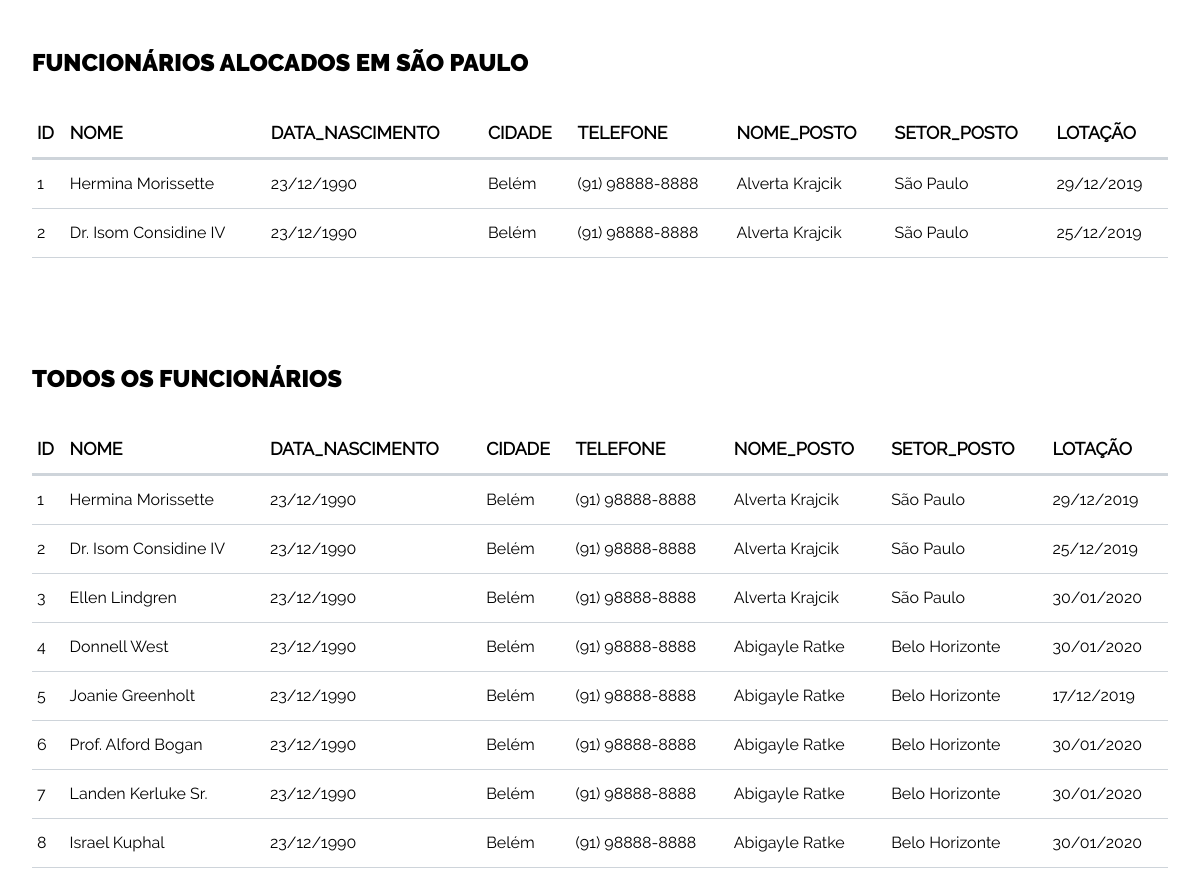
Before: / with the older database file.
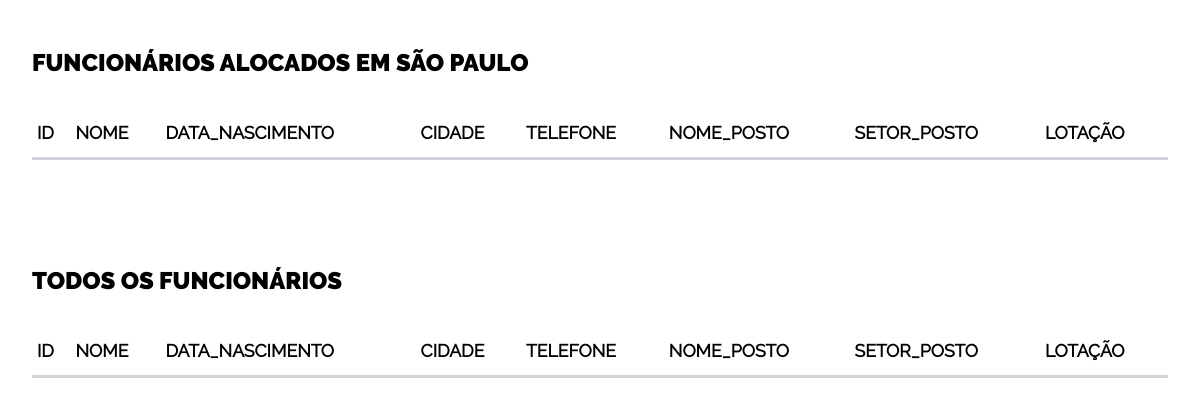
After: the same page with the newer database file.
### tables this page shows
CREATE TABLE IF NOT EXISTS `lotacao` (
  `id` int(11) NOT NULL AUTO_INCREMENT,
  `funcionarios_id` int(11) NOT NULL,
  `postos_de_trabalho_id` int(11) NOT NULL,
  `tempo_de_alocacao` timestamp NULL DEFAULT CURRENT_TIMESTAMP,
  `validade_de_alocacao` timestamp NULL DEFAULT CURRENT_TIMESTAMP,
  PRIMARY KEY (`id`),
  UNIQUE KEY `id` (`id`),
  KEY `funcionarios_id` (`funcionarios_id`),
  KEY `postos_de_trabalho_id` (`postos_de_trabalho_id`)
);

CREATE TABLE IF NOT EXISTS `funcionarios` (
  `id` int(11) NOT NULL AUTO_INCREMENT,
  `nome` varchar(255) NOT NULL,
  `data_nascimento` varchar(10) NOT NULL,
  `cidade` varchar(255) NOT NULL,
  `telefone` varchar(15) NOT NULL,
  PRIMARY KEY (`id`)
);

CREATE TABLE IF NOT EXISTS `postos_de_trabalho` (
  `id` int(11) NOT NULL AUTO_INCREMENT,
  `setor` varchar(255) NOT NULL,
  `nome` varchar(255) NOT NULL,
  PRIMARY KEY (`id`)
);

### public/index.php (called while the page is built, shortened)
<?php
$db = new App\Factory\CRUD;
require __DIR__.'/../resources/views/home.php';

### app/Factory/Database.php (called while the page is built, shortened)
<?php
class Database {
    private $hostname = 'localhost';
    private $port = 3306;
    private $dbname = 'polivalencia';
    private $username = 'root';
    private $pwd = '';
    private $charset = 'utf8mb4';
    public function connect() {
        $options = [
            \PDO::ATTR_EMULATE_PREPARES => false,
            \PDO::MYSQL_ATTR_DIRECT_QUERY => false,
            \PDO::ATTR_DEFAULT_FETCH_MODE => \PDO::FETCH_ASSOC,
            \PDO::MYSQL_ATTR_INIT_COMMAND => "SET NAMES utf8"
        ];
        $dsn = "mysql:host=$this->hostname:$this->port;dbname=$this->dbname;$this->charset";
        try {
            $pdo = new \PDO($dsn, $this->username, $this->pwd, $options);
            $pdo->setAttribute(\PDO::ATTR_ERRMODE, \PDO::ERRMODE_EXCEPTION);
            return $pdo;
        } catch (\PDOException $e) {
            throw new \PDOException($e->getMessage(), (int) $e->getCode());
        }
    }
}

### app/Factory/CRUD.php (called while the page is built, shortened)
<?php
class CRUD extends Database {
    public function getSaoPaulo() {
        $result = $this->connect()->query(
                'SELECT f.nome, f.data_nascimento, f.cidade, f.telefone, f.id, pt.nome as posto_nome, pt.setor, l.tempo_de_alocacao,  l.funcionarios_id, l.postos_de_trabalho_id FROM funcionarios f INNER JOIN lotacao l ON f.id = l.funcionarios_id INNER JOIN postos_de_trabalho pt ON pt.id = l.postos_de_trabalho_id WHERE l.postos_de_trabalho_id = 1 AND l.tempo_de_alocacao < date_sub(now(), interval 1 month)'
        );
        $employee = [];
        $count = 0;
        while ($linha = $result->fetch(\PDO::FETCH_ASSOC)) {
            $workstation = new Workstation($linha['posto_nome'], $linha['setor']);
            $lotation = new Lotation($linha['funcionarios_id'], $linha['postos_de_trabalho_id'], $linha['tempo_de_alocacao']);
            $employee[$count] = new Employee($linha['id'], $linha['nome'], $linha['data_nascimento'], $linha['cidade'], $linha['telefone'], $workstation, $lotation);
            $count++;
        }
        return $employee;
    }
    public function getAll() {
        $result = $this->connect()->query(
                'SELECT f.nome, f.data_nascimento, f.cidade, f.telefone, f.id, pt.nome as posto_nome, pt.setor, l.tempo_de_alocacao,  l.funcionarios_id, l.postos_de_trabalho_id ' .
                'FROM funcionarios f ' .
                'INNER JOIN lotacao l ON f.id = l.funcionarios_id ' .
                'INNER JOIN postos_de_trabalho pt ON pt.id = l.postos_de_trabalho_id');
        $employee = [];
        $count = 0;
        while ($linha = $result->fetch(\PDO::FETCH_ASSOC)) {
            $workstation = new Workstation($linha['posto_nome'], $linha['setor']);
            $lotation = new Lotation($linha['funcionarios_id'], $linha['postos_de_trabalho_id'], $linha['tempo_de_alocacao']);
            $employee[$count] = new Employee($linha['id'], $linha['nome'], $linha['data_nascimento'], $linha['cidade'], $linha['telefone'], $workstation, $lotation);
            $count++;
        }
        return $employee;
    }
}

### app/Model/Employee.php (called while the page is built, shortened)
<?php
class Employee {
    private $id;
    private $nome;
    private $data_nascimento;
    private $cidade;
    private $telefone;
    private $workstation;
    private $lotation;
    function __construct($id, $nome, $data_nascimento, $cidade, $telefone, Workstation $workstation, Lotation $lotation) {
        $this->id = $id;
        $this->nome = $nome;
        $this->data_nascimento = $data_nascimento;
        $this->cidade = $cidade;
        $this->telefone = $telefone;
        $this->workstation = $workstation;
        $this->lotation = $lotation;
    }
    function getId() {
        return $this->id;
    }
    function getNome() {
        return $this->nome;
    }
    function getData_nascimento() {
        return $this->data_nascimento;
    }
    function getCidade() {
        return $this->cidade;
    }
    function getTelefone() {
        return $this->telefone;
    }
    function getWorkstation(): Workstation {
        return $this->workstation;
    }
    function getLotation(): Lotation {
        return $this->lotation;
    }
}

### app/Model/Workstation.php (called while the page is built, shortened)
<?php
class Workstation {
    private $nome;
    private $setor;
    function __construct($nome, $setor) {
        $this->nome = $nome;
        $this->setor = $setor;
    }
    function getNome() {
        return $this->nome;
    }
    function getSetor() {
        return $this->setor;
    }
}

### app/Model/Lotation.php (called while the page is built, shortened)
<?php
class Lotation {
    private $tempo_de_alocacao;
    function __construct($funcionario_id, $posto_de_trabalho_id, $tempo_de_alocacao) {
        $this->tempo_de_alocacao = $tempo_de_alocacao;
    }
    function getTempo_de_alocacao() {
        return $this->tempo_de_alocacao;
    }
}

### resources/views/home.php (the view, shortened to what this page needs)
<!doctype html>
<html lang="pt-br">
    <head>
        <link rel="stylesheet" href="/css/boot.css">
        <link rel="stylesheet" href="/css/style.css">
    </head>
    <body>
        <section class="row section-padding lotation">
            <div class="wrap-g">
                <h1>FUNCIONÁRIOS ALOCADOS EM SÃO PAULO</h1>
                <table class="table">
                    <thead>
                        <tr>
                            <th>ID</th>
                            <th>NOME</th>
                            <th>DATA_NASCIMENTO</th>
                            <th>CIDADE</th>
                            <th>TELEFONE</th>
                            <th>NOME_POSTO</th>
                            <th>SETOR_POSTO</th>
                            <th>LOTAÇÃO</th>
                        </tr>
                    </thead>
                    <tbody>
                        <?php foreach ($db->getSaoPaulo() as $employee): ?>
                            <tr>
                                <td><?= $employee->getId() ?></td>
                                <td><?= $employee->getNome() ?></td>
                                <td><?= $employee->getData_nascimento() ?></td>
                                <td><?= $employee->getCidade() ?></td>
                                <td><?= $employee->getTelefone() ?></td>
                                <td><?= $employee->getWorkstation()->getNome() ?></td>
                                <td><?= $employee->getWorkstation()->getSetor() ?></td>
                                <td><?= Date('d/m/Y', strtotime($employee->getLotation()->getTempo_de_alocacao())) ?></td>
                            </tr>
                        <?php endforeach ?>
                    </tbody>
                </table>
            </div>
        </section>
        <section class="row section-padding lotation">
            <div class="wrap-g">
                <h1>TODOS OS FUNCIONÁRIOS</h1>
                <table class="table">
                    <thead>
                        <tr>
                            <th>ID</th>
                            <th>NOME</th>
                            <th>DATA_NASCIMENTO</th>
                            <th>CIDADE</th>
                            <th>TELEFONE</th>
                            <th>NOME_POSTO</th>
                            <th>SETOR_POSTO</th>
                            <th>LOTAÇÃO</th>
                        </tr>
                    </thead>
                    <tbody>
                        <?php foreach ($db->getAll() as $employee): ?>
                            <tr>
                                <td><?= $employee->getId() ?></td>
                                <td><?= $employee->getNome() ?></td>
                                <td><?= $employee->getData_nascimento() ?></td>
                                <td><?= $employee->getCidade() ?></td>
                                <td><?= $employee->getTelefone() ?></td>
                                <td><?= $employee->getWorkstation()->getNome() ?></td>
                                <td><?= $employee->getWorkstation()->getSetor() ?></td>
                                <td><?= Date('d/m/Y', strtotime($employee->getLotation()->getTempo_de_alocacao())) ?></td>
                            </tr>
                        <?php endforeach ?>
                    </tbody>
                </table>
            </div>
        </section>
    </body>
</html>

### public/css/boot.css (style rules this page uses)
* { padding: 0; margin: 0; text-decoration: none; outline: none; letter-spacing: 0; vertical-align: middle; font-family: 'Raleway-Regular', Arial, Helvetica, sans-serif; box-sizing: border-box; -webkit-box-sizing: border-box; -moz-box-sizing: border-box; -ms-box-sizing: border-box; -o-box-sizing: border-box; }
h1, h2, h3, h4, h5, h6 { font-family: 'Raleway-Black', arial, sans-serif; }
table { width: 100%; height: auto; display: table; border-collapse: collapse; border-spacing: 0; margin-bottom: 10px; }
table td, table th { line-height: 3rem; padding: 0 5px; text-align: left; border-bottom: 1px solid #ced4da; }
table thead { border-bottom: 3px solid #ced4da; }
table th { font-weight: bold; font-size: 1.1rem; text-transform: capitalize; }
.wrap-g, .wrap-m, .wrap-s { width: 90%; margin: 0 5%; display: table; }
.row { width: 100%; height: auto; display: table; justify-content: space-between; max-width: 100%; }
@media screen and ( min-width: 1200px) { .wrap-g { width: calc(100% - 4rem); margin: 0 2rem; } }

### public/css/style.css (style rules this page uses)
.section-padding { padding: 3rem 0; }
.lotation h1 { margin-bottom: 2rem; }
.lotation { max-width: 100%; }
.lotation .wrap-g { max-width: 100%; overflow-x: auto; }
@media screen and ( min-width: 1200px) { .lotation .wrap-g { margin: 0 2rem; } }

Changed rows visible on the page:
removed lotacao: postos_de_trabalho "1", funcionarios.nome "Hermina Morissette", funcionarios.data_nascimento "23/12/1990", funcionarios.cidade "Belém", funcionarios.telefone "(91) 98888-8888", postos_de_trabalho.nome "Alverta Krajcik", postos_de_trabalho.setor "São Paulo", tempo_de_alocacao "29/12/2019"
removed lotacao: funcionarios "2", funcionarios.nome "Dr. Isom Considine IV", funcionarios.data_nascimento "23/12/1990", funcionarios.cidade "Belém", funcionarios.telefone "(91) 98888-8888", postos_de_trabalho.nome "Alverta Krajcik", postos_de_trabalho.setor "São Paulo", tempo_de_alocacao "25/12/2019"
removed lotacao: funcionarios "3", funcionarios.nome "Ellen Lindgren", funcionarios.data_nascimento "23/12/1990", funcionarios.cidade "Belém", funcionarios.telefone "(91) 98888-8888", postos_de_trabalho.nome "Alverta Krajcik", postos_de_trabalho.setor "São Paulo", tempo_de_alocacao "30/01/2020", shown under "TODOS OS FUNCIONÁRIOS"
removed lotacao: funcionarios "4", funcionarios.nome "Donnell West", funcionarios.data_nascimento "23/12/1990", funcionarios.cidade "Belém", funcionarios.telefone "(91) 98888-8888", postos_de_trabalho.nome "Abigayle Ratke", postos_de_trabalho.setor "Belo Horizonte", tempo_de_alocacao "30/01/2020", shown under "TODOS OS FUNCIONÁRIOS"
removed lotacao: funcionarios "5", funcionarios.nome "Joanie Greenholt", funcionarios.data_nascimento "23/12/1990", funcionarios.cidade "Belém", funcionarios.telefone "(91) 98888-8888", postos_de_trabalho.nome "Abigayle Ratke", postos_de_trabalho.setor "Belo Horizonte", tempo_de_alocacao "17/12/2019", shown under "TODOS OS FUNCIONÁRIOS"
removed lotacao: funcionarios "6", funcionarios.nome "Prof. Alford Bogan", funcionarios.data_nascimento "23/12/1990", funcionarios.cidade "Belém", funcionarios.telefone "(91) 98888-8888", postos_de_trabalho.nome "Abigayle Ratke", postos_de_trabalho.setor "Belo Horizonte", tempo_de_alocacao "30/01/2020", shown under "TODOS OS FUNCIONÁRIOS"
removed lotacao: funcionarios "7", funcionarios.nome "Landen Kerluke Sr.", funcionarios.data_nascimento "23/12/1990", funcionarios.cidade "Belém", funcionarios.telefone "(91) 98888-8888", postos_de_trabalho.nome "Abigayle Ratke", postos_de_trabalho.setor "Belo Horizonte", tempo_de_alocacao "30/01/2020", shown under "TODOS OS FUNCIONÁRIOS"
removed lotacao: funcionarios "8", funcionarios.nome "Israel Kuphal", funcionarios.data_nascimento "23/12/1990", funcionarios.cidade "Belém", funcionarios.telefone "(91) 98888-8888", postos_de_trabalho.nome "Abigayle Ratke", postos_de_trabalho.setor "Belo Horizonte", tempo_de_alocacao "30/01/2020", shown under "TODOS OS FUNCIONÁRIOS"
